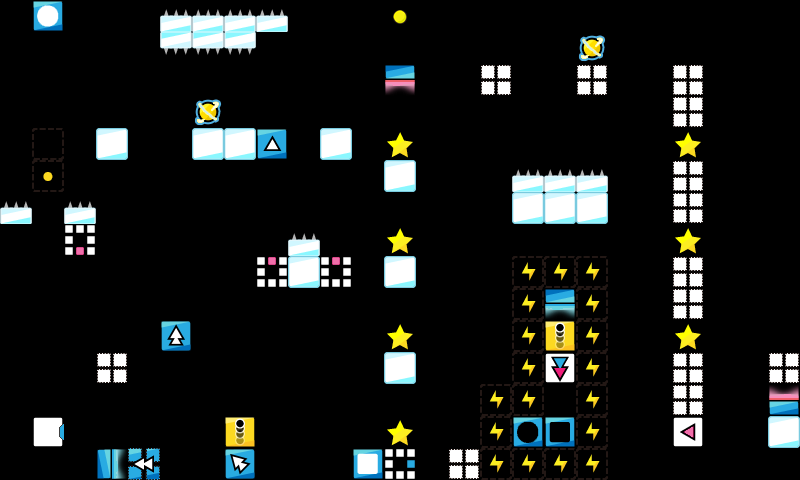

Tiled map render using the project's own tile images. Description and the map definition, with tile-layer contents summarised, below:
An orthogonal 25x15 tile map with 32x32 px tiles, 1 tile layer (map).

<map version="1.0" orientation="orthogonal" renderorder="right-down" width="25" height="15" tilewidth="32" tileheight="32" nextobjectid="4">
 <properties>
  <property name="ad" value="false" />
 </properties>
 <tileset firstgid="1" name="map_tiles" tilewidth="32" tileheight="32" tilecount="225" columns="15">
  <image source="../../img/map_tiles.png" width="480" height="480" />
 </tileset>
 <layer name="map" width="25" height="15">
  <data>[375 cells, 90 non-empty, 29 distinct tile ids]</data>
 </layer>
 <objectgroup color="#ffffff" name="Object Layer 1" />
</map>
